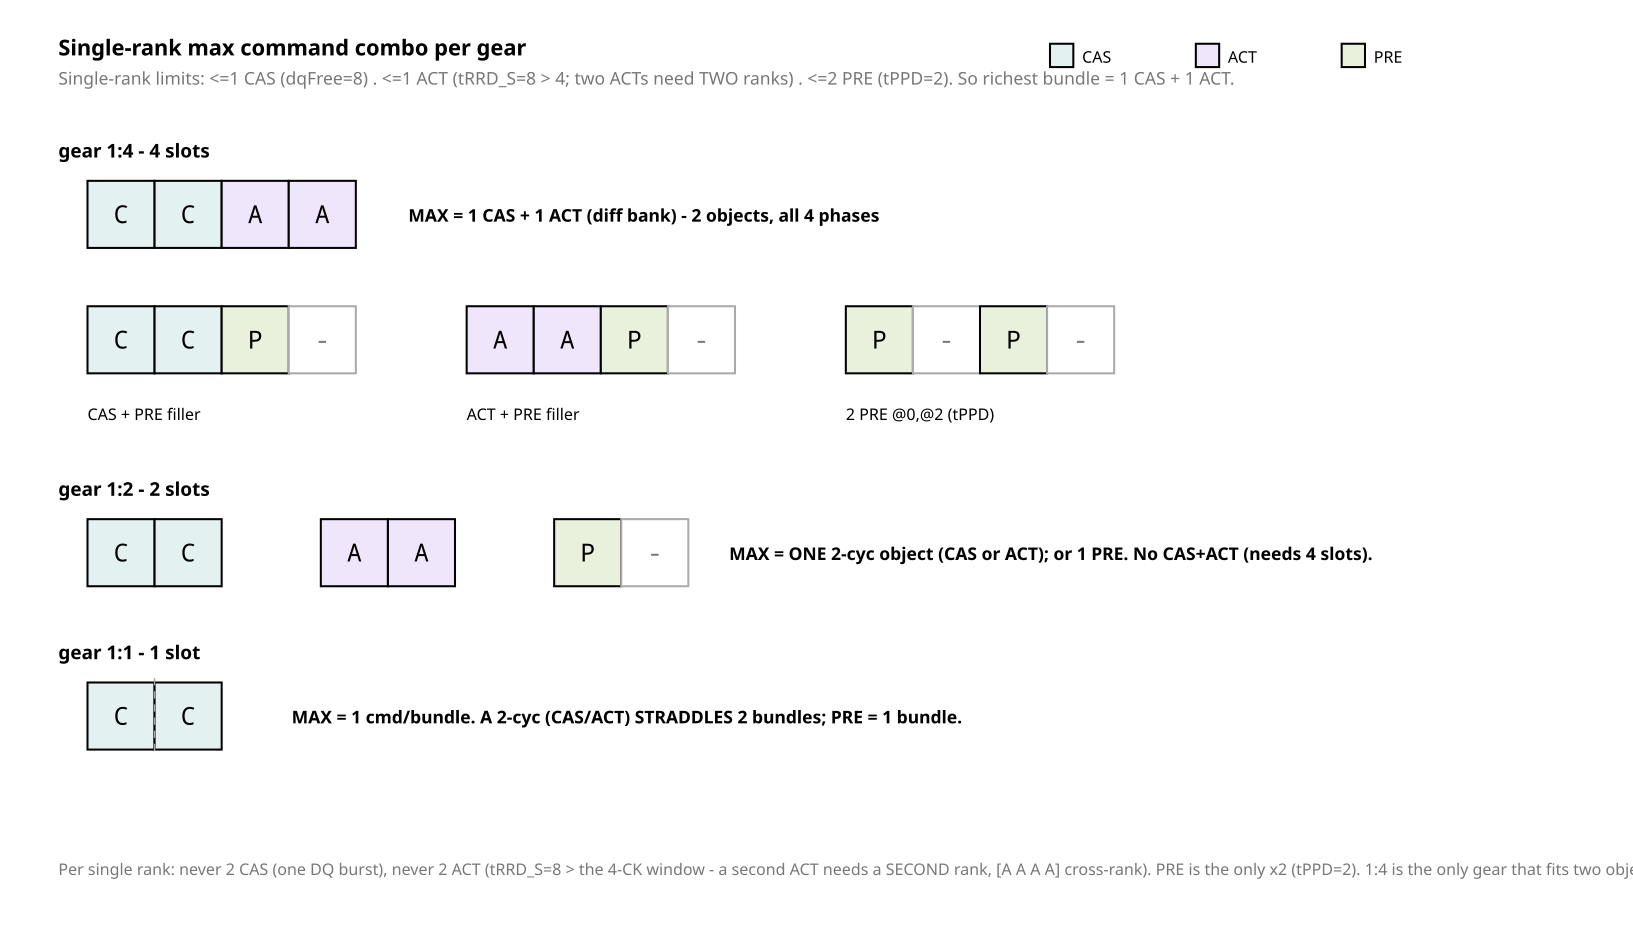

Here is the Python script that generated this plot:
from rtlfig import (Fig, MUTED, FILL_ACTIVE, FILL_NEW, FILL_CELL, FAINT, INK,
                    PAPER, W_CELL)

# fig_55 — single-rank max command combo per gear (1:1 / 1:2 / 1:4).
# Single-rank limits: <=1 CAS (dqFree), <=1 ACT (tRRD_S=8>4; 2 ACT needs 2 ranks),
# <=2 PRE (tPPD=2). So the richest single-rank bundle = 1 CAS + 1 ACT.

f = Fig(1120, 640)
CW = 46
FILLS = {"C": FILL_ACTIVE, "A": FILL_NEW, "P": FILL_CELL}


def strip(x, y, slots, straddle=False):
    for i, c in enumerate(slots):
        fill = FILLS.get(c, PAPER)
        stroke = FAINT if c == "-" else INK
        f.rect(x + i * CW, y, CW, CW, fill=fill, width=W_CELL, stroke=stroke)
        f.text(x + i * CW + CW / 2, y + CW / 2 + 6, c, size=17, anchor="middle",
               fill=(MUTED if c == "-" else INK))
    if straddle and len(slots) == 2:
        f.line(x + CW, y - 3, x + CW, y + CW + 3, dashed=True, stroke=FAINT)


f.text(40, 38, "Single-rank max command combo per gear", size=15, mono=False, bold=True)
f.note(40, 58, "Single-rank limits:  <=1 CAS (dqFree=8)  .  <=1 ACT (tRRD_S=8 > 4; two ACTs "
               "need TWO ranks)  .  <=2 PRE (tPPD=2).  So richest bundle = 1 CAS + 1 ACT.")
# legend
for sx, sc, sl in [(720, FILL_ACTIVE, "CAS"), (820, FILL_NEW, "ACT"), (920, FILL_CELL, "PRE")]:
    f.rect(sx, 30, 16, 16, fill=sc, width=W_CELL)
    f.text(sx + 22, 43, sl, size=11, mono=False)

# ---- 1:4 ----
f.text(40, 108, "gear 1:4  -  4 slots", size=13, mono=False, bold=True)
strip(60, 124, ["C", "C", "A", "A"])
f.text(280, 152, "MAX = 1 CAS + 1 ACT  (diff bank)  -  2 objects, all 4 phases",
       size=12, mono=False, bold=True)
# alts
strip(60, 210, ["C", "C", "P", "-"])
f.text(60, 288, "CAS + PRE filler", size=11, mono=False, anchor="start")
strip(320, 210, ["A", "A", "P", "-"])
f.text(320, 288, "ACT + PRE filler", size=11, mono=False, anchor="start")
strip(580, 210, ["P", "-", "P", "-"])
f.text(580, 288, "2 PRE @0,@2 (tPPD)", size=11, mono=False, anchor="start")

# ---- 1:2 ----
f.text(40, 340, "gear 1:2  -  2 slots", size=13, mono=False, bold=True)
strip(60, 356, ["C", "C"])
strip(220, 356, ["A", "A"])
strip(380, 356, ["P", "-"])
f.text(500, 384, "MAX = ONE 2-cyc object (CAS or ACT); or 1 PRE.  No CAS+ACT (needs 4 slots).",
       size=12, mono=False, bold=True)

# ---- 1:1 ----
f.text(40, 452, "gear 1:1  -  1 slot", size=13, mono=False, bold=True)
strip(60, 468, ["C", "C"], straddle=True)
f.text(200, 496, "MAX = 1 cmd/bundle.  A 2-cyc (CAS/ACT) STRADDLES 2 bundles; PRE = 1 bundle.",
       size=12, mono=False, bold=True)

f.caption(40, 600,
          "Per single rank: never 2 CAS (one DQ burst), never 2 ACT (tRRD_S=8 > the 4-CK "
          "window - a second ACT needs a SECOND rank, [A A A A] cross-rank). PRE is the only "
          "x2 (tPPD=2). 1:4 is the only gear that fits two objects (CAS+ACT); 1:2 fits one; "
          "1:1 streams one phase/bundle.")

f.save("fig_55_single_rank_combo.svg")
print("wrote fig_55_single_rank_combo.svg")
